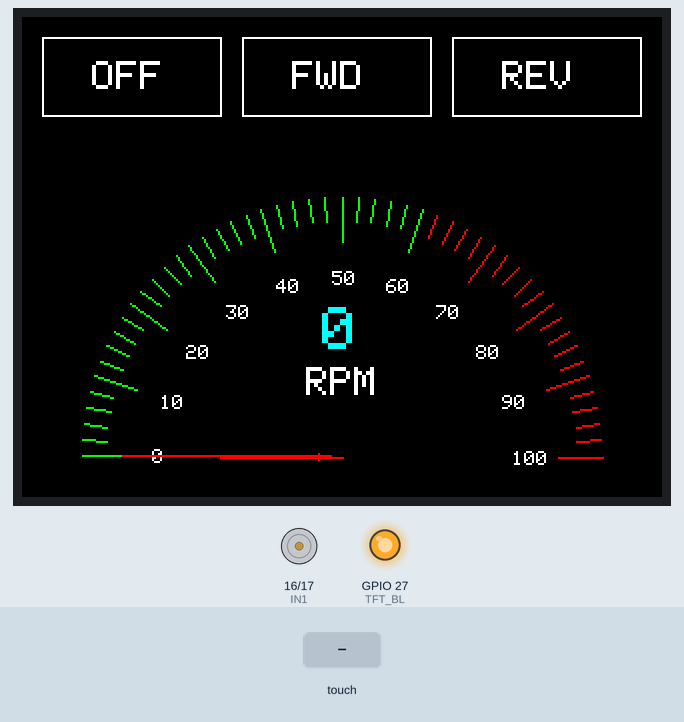
This sketch was run on a simulated ESP32. Parts: 320×240 colour display, motor-driver pin pairs drawn as motors (green arrow = first pin HIGH = forward, orange = second pin HIGH = backward, longer = more drive), output pins drawn as LEDs (lit = HIGH). The inputs (shaded band) are chosen by the test bench. What the sketch prints to the serial monitor is not drawn.

Above: at 1.4 s.
1.5 s: touch panel pressed at 38 % / 30 % of its raw x / y range
At 2.6 s:
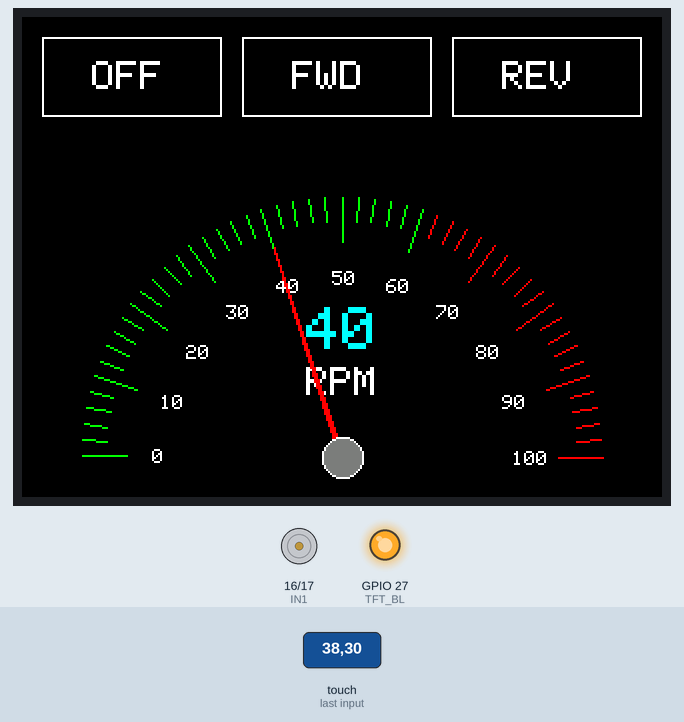
3.0 s: touch panel pressed at 13 % / 10 % of its raw x / y range
At 4.1 s:
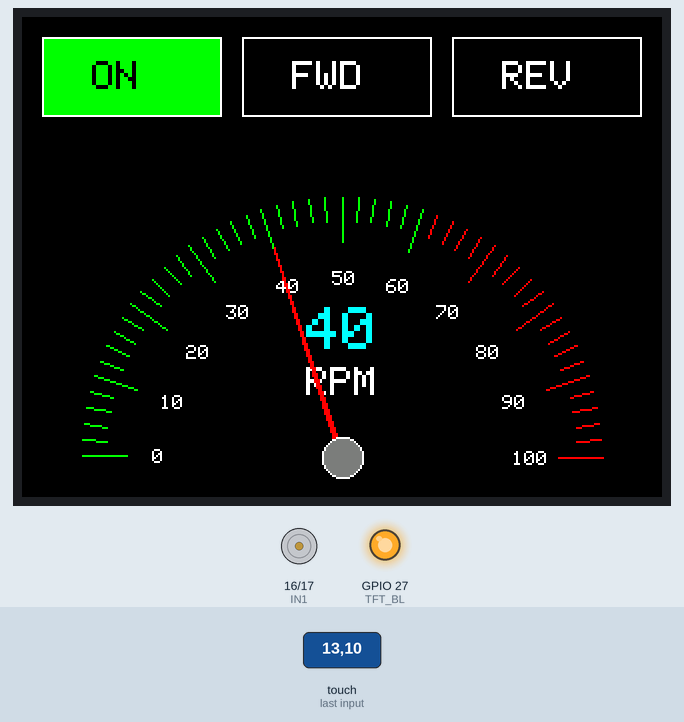
4.7 s: touch panel pressed at 38 % / 10 % of its raw x / y range
At 6.0 s:
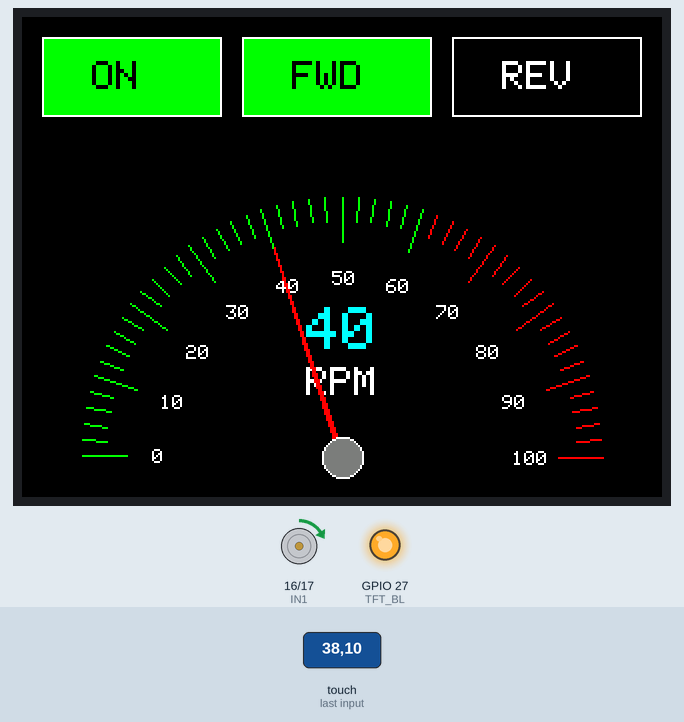
6.4 s: touch panel pressed at 87 % / 10 % of its raw x / y range
At 7.3 s:
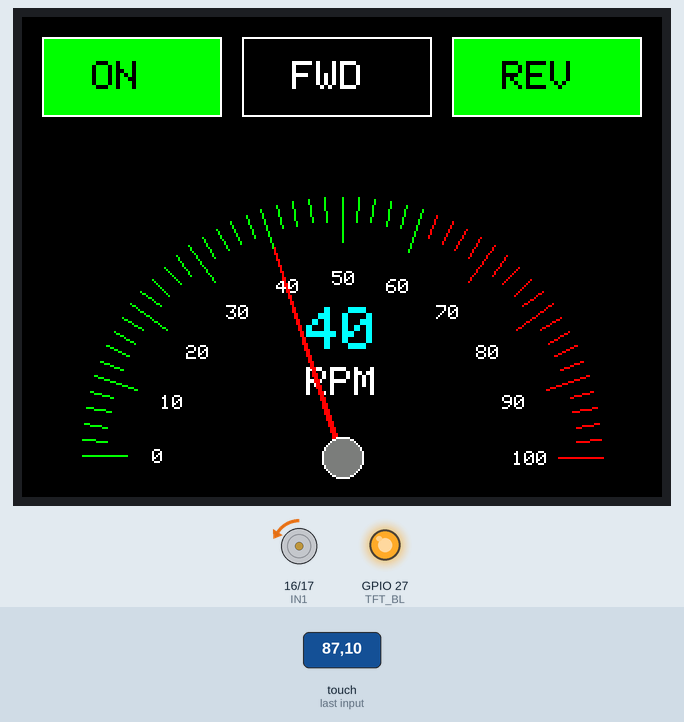
8.1 s: touch panel pressed at 13 % / 10 % of its raw x / y range
At 9.2 s:
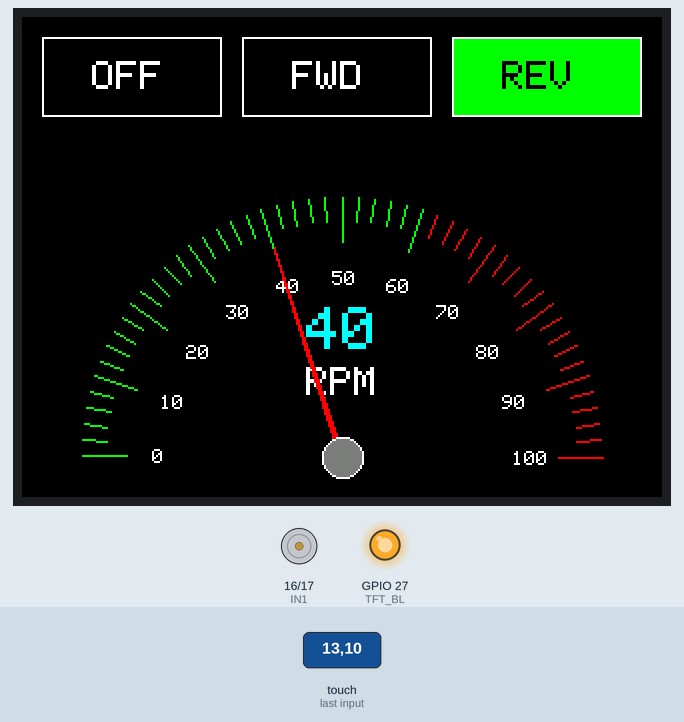
9.8 s: touch panel pressed at 62 % / 10 % of its raw x / y range
At 10.5 s:
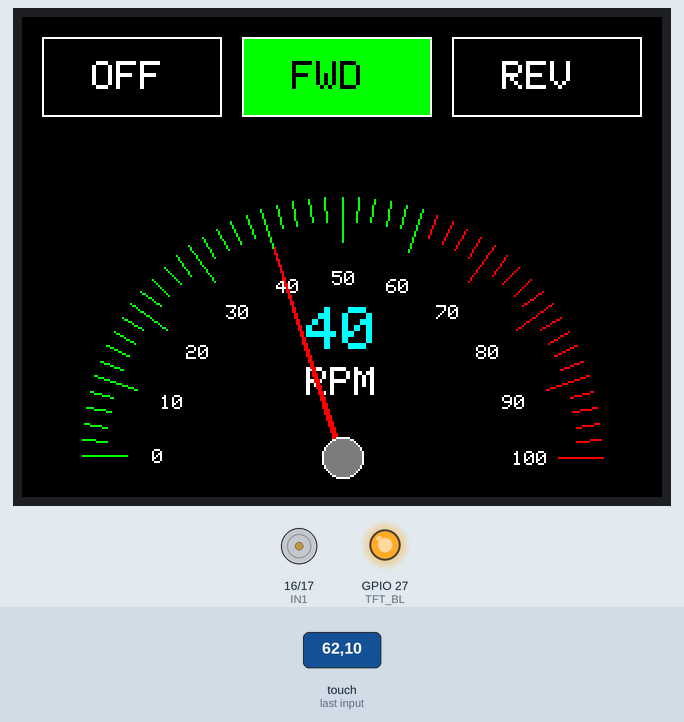
Timing chart, 0 to 12.5 s (numbered marks = the images above; inputs shaded):
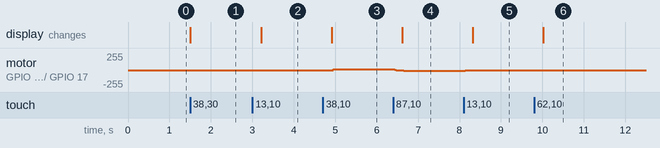

The sketch:

full_control.ino
```cpp
#include <Arduino_GFX_Library.h>
#include <XPT2046_Touchscreen.h>
#include <SPI.h>

// --- Motor Pin Definitions ---
#define IN1 16
#define IN2 17

// --- Display Pin Definitions ---
#define TFT_BL 27
#define SCK_PIN 14
#define MOSI_PIN 13
#define MISO_PIN 12
#define TFT_CS 15
#define TFT_DC 2
#define TOUCH_CS 33

// Color Definitions
#define BLACK 0x0000
#define WHITE 0xFFFF
#define RED   0xF800
#define GREEN 0x07E0
#define BLUE  0x07FF
#define GRAY  0x7BEF

// UI & Logic Variables
int speedValue = 0;
int lastSpeedValue = 0;
bool isOn = false;
int activeBtn = 0; // 0=Stop, 1=FWD, 2=REV

// Layout Settings
int speedCX = 160;
int speedCY = 220;
int speedR  = 130;

XPT2046_Touchscreen touch(TOUCH_CS);
Arduino_DataBus *bus = new Arduino_ESP32SPI(TFT_DC, TFT_CS, SCK_PIN, MOSI_PIN, MISO_PIN);
Arduino_GFX *gfx = new Arduino_ILI9341(bus, -1, 1);

void setup() {
  Serial.begin(115200);

  // Motor Pins Setup
  pinMode(IN1, OUTPUT);
  pinMode(IN2, OUTPUT);
  stopMotor();

  // Display Setup
  pinMode(TFT_BL, OUTPUT);
  digitalWrite(TFT_BL, HIGH);
  gfx->begin();
  gfx->fillScreen(BLACK);

  SPI.begin(SCK_PIN, MISO_PIN, MOSI_PIN);
  touch.begin();
  touch.setRotation(1);

  drawUI();
  Serial.println("System Ready: Motor + UI Integrated");
}

void loop() {
  // 1. Handle Touch Interaction
  handleTouch();

  // 2. Drive the Motor (Software PWM)
  // We only drive if the system is ON and a direction is selected
  if (isOn && speedValue > 0) {
    if (activeBtn == 1) { // Forward
      digitalWrite(IN2, LOW);
      motorPWM(IN1, speedValue);
    }
    else if (activeBtn == 2) { // Reverse
      digitalWrite(IN1, LOW);
      motorPWM(IN2, speedValue);
    }
    else {
      stopMotor();
    }
  } else {
    stopMotor();
  }
}

// -------- MOTOR FUNCTIONS --------

void motorPWM(int pin, int duty) {
  // Software PWM: Map 0-100 speed to 0-100 microseconds
  // Since the loop runs constantly, we do one pulse per loop iteration
  int onTime = duty;
  int offTime = 100 - duty;

  digitalWrite(pin, HIGH);
  delayMicroseconds(onTime);
  digitalWrite(pin, LOW);
  delayMicroseconds(offTime);
}

void stopMotor() {
  digitalWrite(IN1, LOW);
  digitalWrite(IN2, LOW);
}

// -------- UI & TOUCH LOGIC --------

void handleTouch() {
  if (touch.touched()) {
    TS_Point p = touch.getPoint();
    int x = map(p.x, 300, 3800, 0, 320);
    int y = map(p.y, 300, 3800, 0, 240);

    // RPM interaction
    float dx = x - speedCX;
    float dy = y - speedCY;
    float dist = sqrt(dx * dx + dy * dy);

    if (dist > (speedR - 90) && dist < (speedR + 40) && y < speedCY) {
      float angleRad = atan2(dy, dx);
      float angleDeg = angleRad * 180.0 / 3.14159;
      int newValue = map((int)angleDeg, -180, 0, 0, 100);
      newValue = constrain(newValue, 0, 100);

      if (newValue != speedValue) {
        lastSpeedValue = speedValue;
        speedValue = newValue;
        updateNeedle();
        Serial.print("Target Speed: "); Serial.println(speedValue);
      }
    }

    // Button interaction
    bool redraw = false;
    if (x > 10 && x < 100 && y > 10 && y < 50) { isOn = !isOn; redraw = true; delay(200); }
    if (x > 110 && x < 205 && y > 10 && y < 50) { activeBtn = (activeBtn == 1) ? 0 : 1; redraw = true; delay(200); }
    if (x > 215 && x < 310 && y > 10 && y < 50) { activeBtn = (activeBtn == 2) ? 0 : 2; redraw = true; delay(200); }

    if (redraw) drawButtons();
  }
}

// -------- DRAWING FUNCTIONS --------

void drawUI() {
  drawArc();
  drawLabels();
  gfx->setTextColor(WHITE); gfx->setTextSize(2);
  gfx->setCursor(speedCX - 18, speedCY - 45); gfx->print("RPM");
  drawButtons();
  drawRPMValueText();
  drawNeedle(speedValue, RED);
}

void drawArc() {
  for (int i = 0; i <= 100; i += 2) {
    float rad = (180 + (i * 1.8)) * 0.0174533;
    uint16_t color = (i <= 60) ? GREEN : RED;
    int tickLen = (i % 10 == 0) ? 22 : 12;
    gfx->drawLine(speedCX + cos(rad) * (speedR - tickLen), speedCY + sin(rad) * (speedR - tickLen),
                  speedCX + cos(rad) * speedR, speedCY + sin(rad) * speedR, color);
  }
}

void drawLabels() {
  gfx->setTextSize(1); gfx->setTextColor(WHITE);
  for (int i = 0; i <= 100; i += 10) {
    float rad = (180 + (i * 1.8)) * 0.0174533;
    gfx->setCursor(speedCX + cos(rad)*(speedR-40)-5, speedCY + sin(rad)*(speedR-40)-3);
    gfx->print(i);
  }
}

void drawRPMValueText() {
  gfx->fillRect(speedCX - 30, speedCY - 75, 60, 25, BLACK);
  gfx->setTextColor(BLUE); gfx->setTextSize(3);
  int offset = (speedValue < 10) ? 10 : (speedValue < 100) ? 18 : 25;
  gfx->setCursor(speedCX - offset, speedCY - 75);
  gfx->print(speedValue);
}

void updateNeedle() {
  drawNeedle(lastSpeedValue, BLACK);
  drawArc(); drawLabels();
  gfx->setTextColor(WHITE); gfx->setTextSize(2);
  gfx->setCursor(speedCX - 18, speedCY - 45); gfx->print("RPM");
  drawRPMValueText();
  drawNeedle(speedValue, RED);
  gfx->fillCircle(speedCX, speedCY, 10, GRAY);
  gfx->drawCircle(speedCX, speedCY, 10, WHITE);
}

void drawNeedle(int value, uint16_t color) {
  float angle = 180 + (value * 1.8);
  float radTip = angle * 0.0174533;
  int xTip = speedCX + cos(radTip) * (speedR - 20);
  int yTip = speedCY + sin(radTip) * (speedR - 20);
  float radL = (angle - 5.0) * 0.0174533;
  float radR = (angle + 5.0) * 0.0174533;
  gfx->fillTriangle(xTip, yTip, speedCX + cos(radL)*12, speedCY + sin(radL)*12, speedCX, speedCY, color);
  gfx->fillTriangle(xTip, yTip, speedCX + cos(radR)*12, speedCY + sin(radR)*12, speedCX, speedCY, color);
}

void drawButtons() {
  gfx->setTextSize(2);
  // ON/OFF
  gfx->fillRect(10, 10, 90, 40, isOn ? GREEN : BLACK);
  gfx->drawRect(10, 10, 90, 40, WHITE);
  gfx->setTextColor(isOn ? BLACK : WHITE);
  gfx->setCursor(35, 22); gfx->print(isOn ? "ON" : "OFF");

  // FWD
  gfx->fillRect(110, 10, 95, 40, (activeBtn == 1) ? GREEN : BLACK);
  gfx->drawRect(110, 10, 95, 40, WHITE);
  gfx->setTextColor(activeBtn == 1 ? BLACK : WHITE);
  gfx->setCursor(135, 22); gfx->print("FWD");

  // REV
  gfx->fillRect(215, 10, 95, 40, (activeBtn == 2) ? GREEN : BLACK);
  gfx->drawRect(215, 10, 95, 40, WHITE);
  gfx->setTextColor(activeBtn == 2 ? BLACK : WHITE);
  gfx->setCursor(240, 22); gfx->print("REV");
}
```

Measured:
- after the input at 1.5 s, the display: changes at once (image 1)
- after the input at 3.0 s, the display: changes after 0.21 s (image 2)
- after the input at 4.7 s, motor on GPIO 16 (IN1) / GPIO 17 (IN2): stopped → forward 8/255 after 0.26 s; the display: changes after 0.21 s (image 3)
- after the input at 6.4 s, motor on GPIO 16 (IN1) / GPIO 17 (IN2): forward 8/255 → stopped at once, → backward 8/255 0.22 s later; the display: changes after 0.21 s (image 4)
- after the input at 8.1 s, motor on GPIO 16 (IN1) / GPIO 17 (IN2): backward 8/255 → stopped at once; the display: changes after 0.21 s (image 5)
- after the input at 9.8 s, the display: changes after 0.21 s (image 6)
